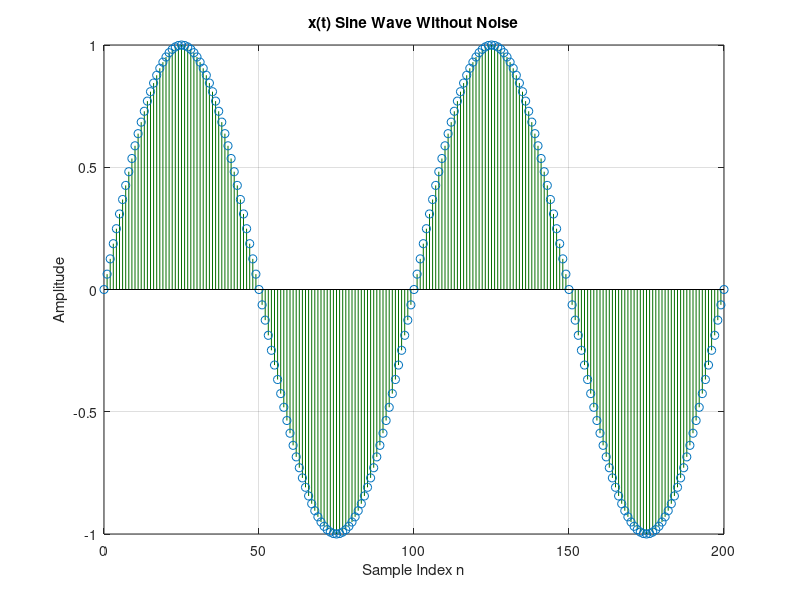
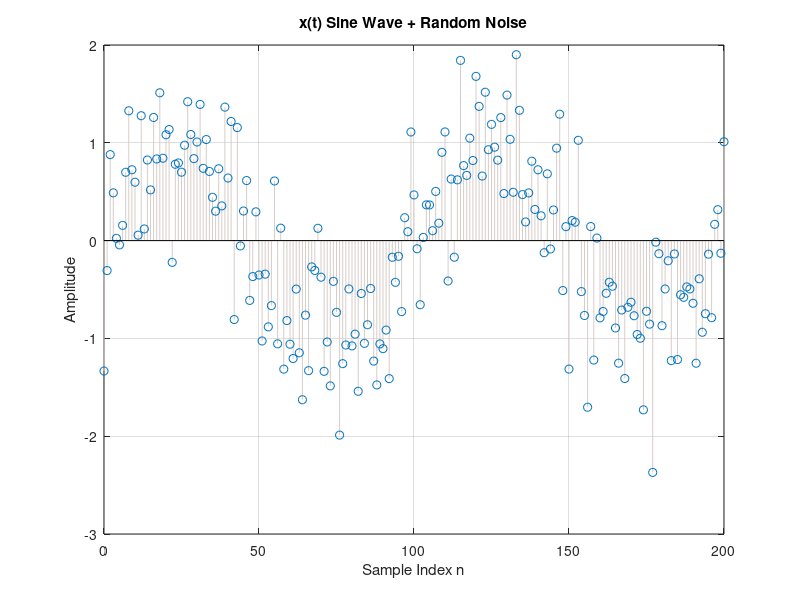
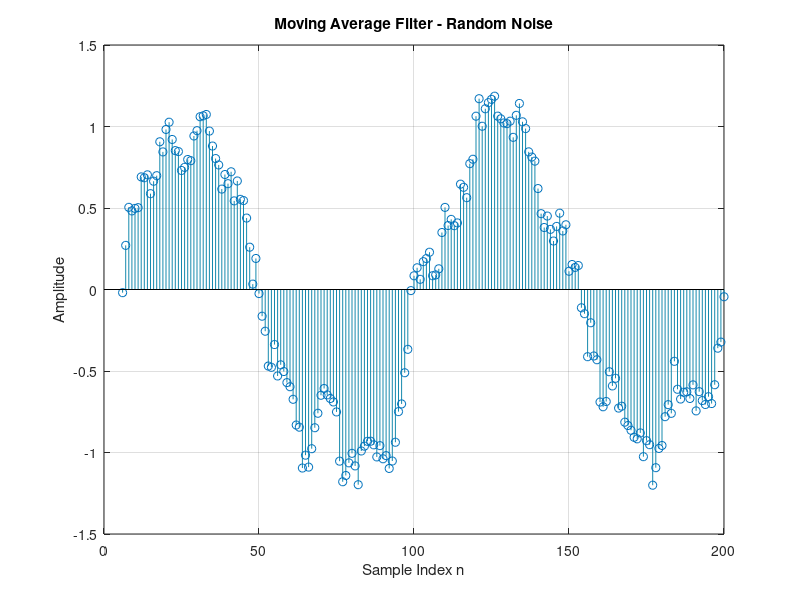
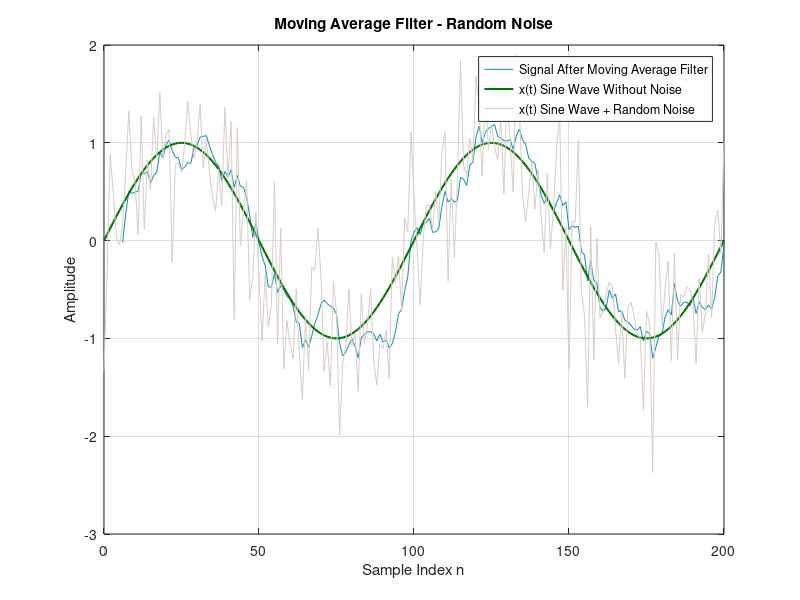

These charts were generated, in order, by the following MATLAB code:
clc;
clear;
close all;

%% 1. สร้างสัญญาณ Input
N = 201;
n = 0:N-1;
fs = 100;

rng(1);

% กรณีที่ 1: Sine Wave + Random Noise
s1 = sin(2*pi*1*n/fs);
x1 = s1 + 0.5*randn(1,N);

% กรณีที่ 2: Sine Wave + High-frequency Noise
s2 = sin(2*pi*1*n/fs);
x2 = s2 + 0.5*sin(2*pi*10*n/fs);

% กรณีที่ 3: Step Signal + Random Noise
s3 = zeros(1,N);
s3(n >= 100) = 1;
x3 = s3 + 0.2*randn(1,N);

% กรณีที่ 4: Sine Wave + Spike Noise
s4 = sin(2*pi*1*n/fs);
noise4 = zeros(1,N);
noise4([40 90 140 180]) = [2 -2 2 -2];
x4 = s4 + noise4;

%% 2. กำหนด Window Size
M = 7;

%% 3. กรองสัญญาณด้วย Moving Average
X = [x1; x2; x3; x4];
S = [s1; s2; s3; s4];

Y = zeros(size(X));

for c = 1:4
    for k = M:N
        Y(c,k) = sum(X(c,k-M+1:k)) / M;
    end
end

%% 4. แสดงกราฟ

% 4.1 กรณีที่ 1: Sine Wave + Random Noise
figure(1);
clf;
stem(n,s1,'Color','#056f00');
xlabel('Sample Index n');
ylabel('Amplitude');
title('x(t) Sine Wave Without Noise');
grid on;
drawnow;

figure(2);
clf;
stem(n,x1,'Color','#d7ccc8');
xlabel('Sample Index n');
ylabel('Amplitude');
title('x(t) Sine Wave + Random Noise');
grid on;
drawnow;

figure(3);
clf;
stem(n(M:N), Y(1,M:N),'Color', '#168AAD') 
xlabel('Sample Index n');
ylabel('Amplitude');
title('Moving Average Filter - Random Noise');
grid on;
drawnow;

figure(4);
clf;
plot(n(M:N), Y(1,M:N),'Color', '#168AAD') 
hold on;
plot(n,s1,'Color','#056f00','LineWidth',1.5);
plot(n,x1,'Color','#d7ccc8');
hold off
legend('Signal After Moving Average Filter','x(t) Sine Wave Without Noise','x(t) Sine Wave + Random Noise');
xlabel('Sample Index n');
ylabel('Amplitude');
title('Moving Average Filter - Random Noise');
grid on;
drawnow;

% 4.2 กรณีที่ 2: Sine Wave + High-frequency Noise
figure(5);
clf;
stem(n,s2,'Color','#8E44AD');
xlabel('Sample Index n');
ylabel('Amplitude');
title('x(t) Sine Wave Without Noise');
grid on;
drawnow;

figure(6);
clf;
stem(n,x2,'Color','#bdbdbd');
xlabel('Sample Index n');
ylabel('Amplitude');
title('x(t) Sine Wave + High-frequency Noise');
grid on;
drawnow;

figure(7);
clf;
stem(n(M:N), Y(2,M:N),'Color', '#168AAD') 
xlabel('Sample Index n');
ylabel('Amplitude');
title('Moving Average Filter - High-frequency Noise');
grid on;
drawnow;

figure(8);
clf;
plot(n(M:N), Y(2,M:N),'Color', '#168AAD') 
hold on;
plot(n,s2,'Color','#8E44AD','LineWidth',1.5);
plot(n,x2,'Color','#bdbdbd');
hold off
legend('Signal After Moving Average Filter','x(t) Sine Wave Without Noise','x(t) Sine Wave + Random Noise');
xlabel('Sample Index n');
ylabel('Amplitude');
title('Moving Average Filter - Random Noise');
grid on;
drawnow;

% 4.3 กรณีที่ 3: Step Signal + Random Noise
figure(9);
clf;
stem(n,s3,'Color','#3f51b5');
xlabel('Sample Index n');
ylabel('Amplitude');
title('x(t) Step Signal Without Noise');
grid on;
drawnow;

figure(10);
clf;
stem(n,x3,'Color','#4db6ac');
xlabel('Sample Index n');
ylabel('Amplitude');
title('x(t) Step Signal + Random Noise');
grid on;
drawnow;

figure(11);
clf;
stem(n(M:N), Y(3,M:N),'Color', '#c0ca33') 
xlabel('Sample Index n');
ylabel('Amplitude');
title('Moving Average Filter - Random Noise');
grid on;
drawnow;

figure(12);
clf;
plot(n(M:N), Y(3,M:N),'Color', '#c0ca33') 
hold on;
plot(n,s3,'Color','#3f51b5','LineWidth',1.5);
plot(n,x3,'Color','#4db6ac');
hold off
legend('Signal After Moving Average Filter','x(t) Step Signal Without Noise','x(t) Step Signal + Random Noise');
xlabel('Sample Index n');
ylabel('Amplitude');
title('Moving Average Filter - Random Noise');
grid on;
drawnow;

% 4.4 กรณีที่ 4: Sine Wave + Spike Noise
figure(13);
clf;
stem(n,s4,'Color','#689f38');
xlabel('Sample Index n');
ylabel('Amplitude');
title('x(t) Sine Wave Without Noise');
grid on;
drawnow;

figure(14);
clf;
stem(n,x4,'Color','#ff8f00');
xlabel('Sample Index n');
ylabel('Amplitude');
title('x(t) Sine Wave + Spike Noise');
grid on;
drawnow;

figure(15);
clf;
stem(n(M:N), Y(4,M:N),'Color', '#bf360c') 
xlabel('Sample Index n');
ylabel('Amplitude');
title('Moving Average Filter - Spike Noise');
grid on;
drawnow;

figure(16);
clf;
plot(n(M:N), Y(4,M:N),'Color', '#bf360c') 
hold on;
plot(n,s4,'Color','#689f38','LineWidth',1.5);
plot(n,x4,'Color','#ff8f00');
hold off
legend('Signal After Moving Average Filter','x(t) Sine Wave Without Noise','x(t) Sine Wave + Spike Noise');
xlabel('Sample Index n');
ylabel('Amplitude');
title('Moving Average Filter - Random Noise');
grid on;
drawnow;
